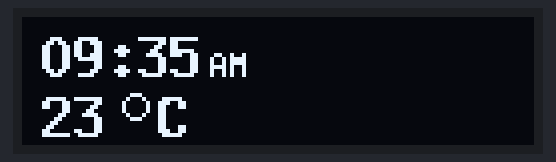
Simulated run of this sketch. Board: Arduino Uno, built with avr-gcc and run on an emulated ATmega328P. Parts: 128×32 one-colour display.

Above: at 0.1 s.

The sketch:

display.ino
```cpp
#include "U8glib.h"
//#include "DateTime.h"
//#include "DateTimeStrings.h"

U8GLIB_SSD1306_128X32 u8g(U8G_I2C_OPT_NO_ACK);  // Display which does not send AC

void draw()
{
  //Comandos graficos para o display devem ser colocados aqui


  //Temperatura
  u8g.setFont(u8g_font_8x13B);
  u8g.drawStr(5, 30, "23");
  //u8g.drawCircle(28,8,3);
  u8g.drawCircle(28,22,3);
  u8g.drawStr(34, 30, "C");

  //Hora
  u8g.setFont(u8g_font_8x13B);
  u8g.drawStr(5, 15, "09:35");

  //Texto - AM
  u8g.setFont(u8g_font_5x7);
  u8g.drawStr(47, 15, "AM");


}

//moldura relogio
void molduraRelogio() {
  u8g.drawRFrame(0,18, 128, 46, 4);
}

void setup(void)
{
  Serial.begin(9600);
  if ( u8g.getMode() == U8G_MODE_R3G3B2 ) {
    u8g.setColorIndex(255);     // white
  }
  else if ( u8g.getMode() == U8G_MODE_GRAY2BIT ) {
    u8g.setColorIndex(3);         // max intensity
  }
  else if ( u8g.getMode() == U8G_MODE_BW ) {
    u8g.setColorIndex(1);         // pixel on
  }
  else if ( u8g.getMode() == U8G_MODE_HICOLOR ) {
    u8g.setHiColorByRGB(255,255,255);
  }
}

void loop(void)
{
  u8g.firstPage();
  do
  {
    draw();
  } while( u8g.nextPage() );

  delay(50);
}
```
